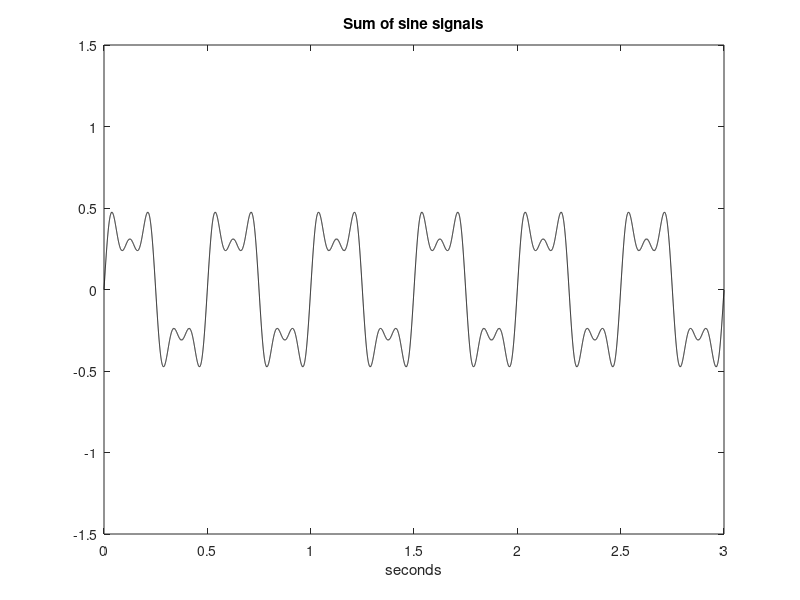

MATLAB code to generate this figure:
fy = 2;
wy = 2*pi*fy;
fs = 6000; 
tiv = 1/fs;
t = 0:tiv:(3-tiv); 

y = 0.4*sin(wy*t)+0.21*sin(3*wy*t)+0.12*sin(5*wy*t);
plot(t, y, 'k');
axis([0 3 -1.5 1.5]);
xlabel('seconds'); 
title('Sum of sine signals');